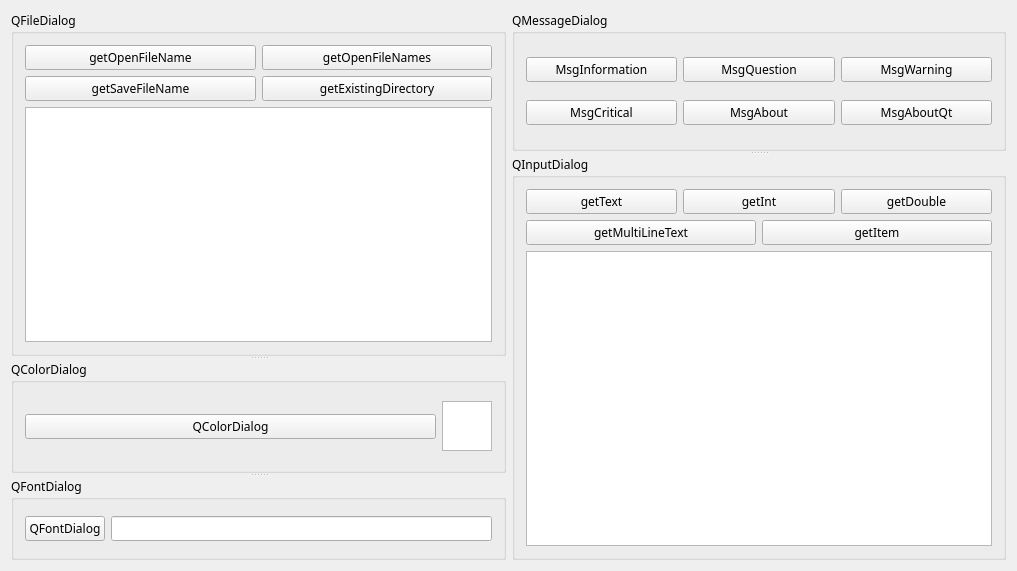
<?xml version="1.0" encoding="UTF-8"?>
<ui version="4.0">
 <class>Widget</class>
 <widget class="QWidget" name="Widget">
  <property name="geometry">
   <rect>
    <x>0</x>
    <y>0</y>
    <width>1017</width>
    <height>571</height>
   </rect>
  </property>
  <property name="windowTitle">
   <string>Widget</string>
  </property>
  <layout class="QHBoxLayout" name="horizontalLayout_11">
   <item>
    <widget class="QSplitter" name="splitter">
     <property name="orientation">
      <enum>Qt::Vertical</enum>
     </property>
     <widget class="QGroupBox" name="groupBox">
      <property name="font">
       <font>
        <family>Microsoft JhengHei UI Light</family>
       </font>
      </property>
      <property name="title">
       <string>QFileDialog</string>
      </property>
      <layout class="QVBoxLayout" name="verticalLayout_2">
       <item>
        <layout class="QVBoxLayout" name="verticalLayout">
         <item>
          <layout class="QHBoxLayout" name="horizontalLayout">
           <item>
            <widget class="QPushButton" name="btn_getOpenFileName">
             <property name="minimumSize">
              <size>
               <width>170</width>
               <height>0</height>
              </size>
             </property>
             <property name="font">
              <font>
               <family>Microsoft JhengHei UI Light</family>
              </font>
             </property>
             <property name="text">
              <string>getOpenFileName</string>
             </property>
            </widget>
           </item>
           <item>
            <widget class="QPushButton" name="btn_getOpenFileNames">
             <property name="minimumSize">
              <size>
               <width>170</width>
               <height>0</height>
              </size>
             </property>
             <property name="font">
              <font>
               <family>Microsoft JhengHei UI Light</family>
              </font>
             </property>
             <property name="text">
              <string>getOpenFileNames</string>
             </property>
            </widget>
           </item>
          </layout>
         </item>
         <item>
          <layout class="QHBoxLayout" name="horizontalLayout_2">
           <item>
            <widget class="QPushButton" name="btn_getSaveFileName">
             <property name="minimumSize">
              <size>
               <width>170</width>
               <height>0</height>
              </size>
             </property>
             <property name="font">
              <font>
               <family>Microsoft JhengHei UI Light</family>
              </font>
             </property>
             <property name="text">
              <string>getSaveFileName</string>
             </property>
            </widget>
           </item>
           <item>
            <widget class="QPushButton" name="btn_getExistingDirectory">
             <property name="minimumSize">
              <size>
               <width>170</width>
               <height>0</height>
              </size>
             </property>
             <property name="font">
              <font>
               <family>Microsoft JhengHei UI Light</family>
              </font>
             </property>
             <property name="text">
              <string>getExistingDirectory</string>
             </property>
            </widget>
           </item>
          </layout>
         </item>
        </layout>
       </item>
       <item>
        <widget class="QTextEdit" name="textEdit_fileDialog"/>
       </item>
      </layout>
     </widget>
     <widget class="QGroupBox" name="groupBox_2">
      <property name="font">
       <font>
        <family>Microsoft JhengHei UI Light</family>
       </font>
      </property>
      <property name="title">
       <string>QColorDialog</string>
      </property>
      <layout class="QHBoxLayout" name="horizontalLayout_5">
       <item>
        <layout class="QHBoxLayout" name="horizontalLayout_4">
         <item>
          <widget class="QPushButton" name="btn_colorDialog">
           <property name="font">
            <font>
             <family>Microsoft JhengHei UI Light</family>
            </font>
           </property>
           <property name="text">
            <string>QColorDialog</string>
           </property>
          </widget>
         </item>
         <item>
          <widget class="QTextEdit" name="textEdit_color">
           <property name="minimumSize">
            <size>
             <width>50</width>
             <height>50</height>
            </size>
           </property>
           <property name="maximumSize">
            <size>
             <width>50</width>
             <height>50</height>
            </size>
           </property>
           <property name="font">
            <font>
             <family>Microsoft JhengHei UI Light</family>
            </font>
           </property>
          </widget>
         </item>
        </layout>
       </item>
      </layout>
     </widget>
     <widget class="QGroupBox" name="groupBox_3">
      <property name="font">
       <font>
        <family>Microsoft JhengHei UI Light</family>
       </font>
      </property>
      <property name="title">
       <string>QFontDialog</string>
      </property>
      <layout class="QHBoxLayout" name="horizontalLayout_6">
       <item>
        <layout class="QHBoxLayout" name="horizontalLayout_3">
         <item>
          <widget class="QPushButton" name="btn_fontDialog">
           <property name="font">
            <font>
             <family>Microsoft JhengHei UI Light</family>
            </font>
           </property>
           <property name="text">
            <string>QFontDialog</string>
           </property>
          </widget>
         </item>
         <item>
          <widget class="QLineEdit" name="lineEditFont">
           <property name="font">
            <font>
             <family>Microsoft JhengHei UI Light</family>
            </font>
           </property>
          </widget>
         </item>
        </layout>
       </item>
      </layout>
     </widget>
    </widget>
   </item>
   <item>
    <widget class="QSplitter" name="splitter_2">
     <property name="orientation">
      <enum>Qt::Vertical</enum>
     </property>
     <widget class="QGroupBox" name="groupBox_4">
      <property name="font">
       <font>
        <family>Microsoft JhengHei UI Light</family>
       </font>
      </property>
      <property name="title">
       <string>QMessageDialog</string>
      </property>
      <layout class="QVBoxLayout" name="verticalLayout_3">
       <item>
        <layout class="QHBoxLayout" name="horizontalLayout_7">
         <item>
          <widget class="QPushButton" name="btn_MsgInformation">
           <property name="minimumSize">
            <size>
             <width>130</width>
             <height>0</height>
            </size>
           </property>
           <property name="font">
            <font>
             <family>Microsoft JhengHei UI Light</family>
            </font>
           </property>
           <property name="text">
            <string>MsgInformation</string>
           </property>
          </widget>
         </item>
         <item>
          <widget class="QPushButton" name="btn_MsgQuestion">
           <property name="minimumSize">
            <size>
             <width>130</width>
             <height>0</height>
            </size>
           </property>
           <property name="font">
            <font>
             <family>Microsoft JhengHei UI Light</family>
            </font>
           </property>
           <property name="text">
            <string>MsgQuestion</string>
           </property>
          </widget>
         </item>
         <item>
          <widget class="QPushButton" name="btn_MsgWarning">
           <property name="minimumSize">
            <size>
             <width>130</width>
             <height>0</height>
            </size>
           </property>
           <property name="font">
            <font>
             <family>Microsoft JhengHei UI Light</family>
            </font>
           </property>
           <property name="text">
            <string>MsgWarning</string>
           </property>
          </widget>
         </item>
        </layout>
       </item>
       <item>
        <layout class="QHBoxLayout" name="horizontalLayout_8">
         <item>
          <widget class="QPushButton" name="btn_MsgCritical">
           <property name="minimumSize">
            <size>
             <width>130</width>
             <height>0</height>
            </size>
           </property>
           <property name="font">
            <font>
             <family>Microsoft JhengHei UI Light</family>
            </font>
           </property>
           <property name="text">
            <string>MsgCritical</string>
           </property>
          </widget>
         </item>
         <item>
          <widget class="QPushButton" name="btn_MsgAbout">
           <property name="minimumSize">
            <size>
             <width>130</width>
             <height>0</height>
            </size>
           </property>
           <property name="font">
            <font>
             <family>Microsoft JhengHei UI Light</family>
            </font>
           </property>
           <property name="text">
            <string>MsgAbout</string>
           </property>
          </widget>
         </item>
         <item>
          <widget class="QPushButton" name="btn_MsgAboutQt">
           <property name="minimumSize">
            <size>
             <width>130</width>
             <height>0</height>
            </size>
           </property>
           <property name="font">
            <font>
             <family>Microsoft JhengHei UI Light</family>
            </font>
           </property>
           <property name="text">
            <string>MsgAboutQt</string>
           </property>
          </widget>
         </item>
        </layout>
       </item>
      </layout>
     </widget>
     <widget class="QGroupBox" name="groupBox_5">
      <property name="font">
       <font>
        <family>Microsoft JhengHei UI Light</family>
       </font>
      </property>
      <property name="title">
       <string>QInputDialog</string>
      </property>
      <layout class="QVBoxLayout" name="verticalLayout_4">
       <item>
        <layout class="QHBoxLayout" name="horizontalLayout_9">
         <item>
          <widget class="QPushButton" name="btn_inputDialog_getText">
           <property name="font">
            <font>
             <family>Microsoft JhengHei UI Light</family>
            </font>
           </property>
           <property name="text">
            <string>getText</string>
           </property>
          </widget>
         </item>
         <item>
          <widget class="QPushButton" name="btn_inputDialog_getInt">
           <property name="font">
            <font>
             <family>Microsoft JhengHei UI Light</family>
            </font>
           </property>
           <property name="text">
            <string>getInt</string>
           </property>
          </widget>
         </item>
         <item>
          <widget class="QPushButton" name="btn_inputDialog_getDouble">
           <property name="font">
            <font>
             <family>Microsoft JhengHei UI Light</family>
            </font>
           </property>
           <property name="text">
            <string>getDouble</string>
           </property>
          </widget>
         </item>
        </layout>
       </item>
       <item>
        <layout class="QHBoxLayout" name="horizontalLayout_10">
         <item>
          <widget class="QPushButton" name="btn_inputDialog_getMultiLineText">
           <property name="font">
            <font>
             <family>Microsoft JhengHei UI Light</family>
            </font>
           </property>
           <property name="text">
            <string>getMultiLineText</string>
           </property>
          </widget>
         </item>
         <item>
          <widget class="QPushButton" name="btn_inputDialog_getItem">
           <property name="font">
            <font>
             <family>Microsoft JhengHei UI Light</family>
            </font>
           </property>
           <property name="text">
            <string>getItem</string>
           </property>
          </widget>
         </item>
        </layout>
       </item>
       <item>
        <widget class="QTextEdit" name="textEdit_input">
         <property name="font">
          <font>
           <family>Microsoft JhengHei UI Light</family>
          </font>
         </property>
        </widget>
       </item>
      </layout>
     </widget>
    </widget>
   </item>
  </layout>
 </widget>
 <layoutdefault spacing="6" margin="11"/>
 <resources/>
 <connections/>
</ui>
